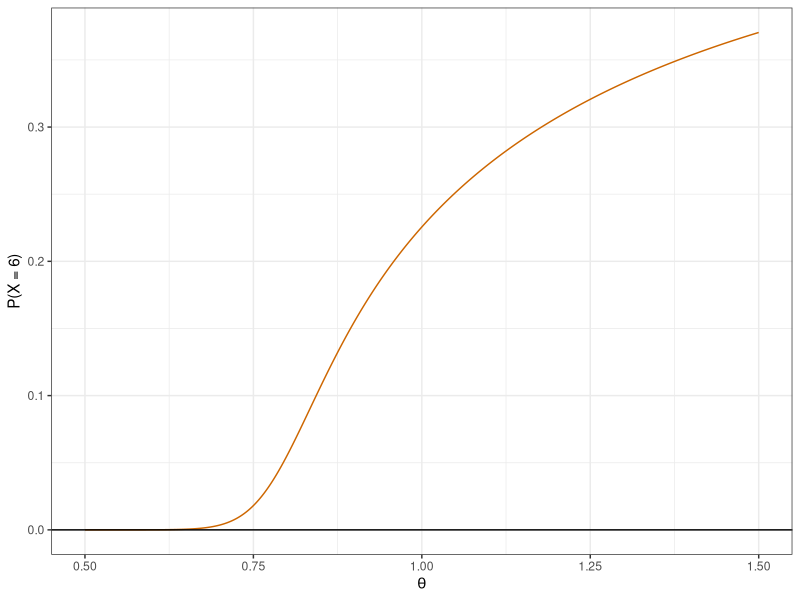
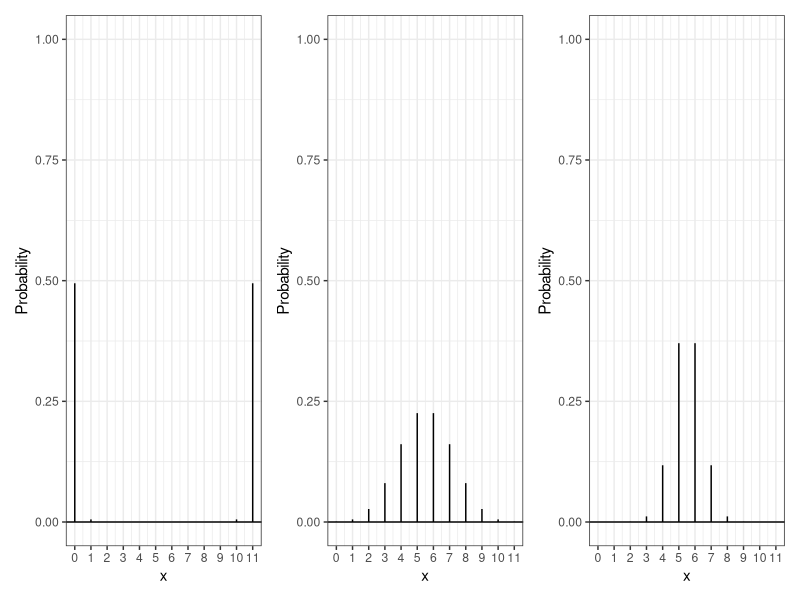

Write the R code that produced these figures, in order.
## ---- chunk 1
#| echo: false

default_chunk_hook  <- knitr::knit_hooks$get("chunk")

latex_font_size <- c("Huge", "huge", "LARGE", "Large", 
                     "large", "normalsize", "small", 
                     "footnotesize", "scriptsize", "tiny")

knitr::knit_hooks$set(chunk = function(x, options) {
  x <- default_chunk_hook(x, options)
  if(options$size %in% latex_font_size) {
    paste0("\n \\", options$size, "\n\n", 
      x, 
      "\n\n \\normalsize"
    )
  } else {
    x
  }
})
## ---- chunk 2
#| label: load-packages
#| include: false
library(tidyverse)
library(patchwork)
## ---- chunk 3
daltbinom <- function(x, size, prob, theta){
  normalizing.constant <- 0
  for(j in 0:size){
    normalizing.constant <- normalizing.constant + 
      choose(size, j) * prob^j * (1-prob)^(size-j) * theta^(j*(size-j))
  }
  # Probability Mass at x=x
  (1/normalizing.constant) *
    choose(size, x) * prob^x * (1-prob)^(size-x) * theta^(x*(size-x)) *
      (x>=0)*(x<=size)
}
## ---- chunk 4
daltbbinom.single <- function(x, size, alpha, beta, theta){
    integrand <- function(p) {
    sapply(p, # integrate will pass in a vector, so we use sapply to apply the following
           function(p_val){
             # f(x|p) * f(p|alpha, beta)
             daltbinom(x, size, p_val, theta) * dbeta(p_val, alpha, beta)
           }
    )
  }
  # Probability Mass at x=x
  # integrate(integrand, lower = 0, upper = 1)$value * (x>=0)*(x<=size)
  # I shrink the bounds below to avoid log(0)=-infinty
  # I use try() to catch when there is an error and avoid crashing
  res <- try(integrate(integrand, lower = 1e-7, upper = 1 - 1e-7)$value * 
                  (x>=0)*(x<=size), 
             silent = TRUE)
  # If there is an error, return a near-zero probability
  if(inherits(res, "try-error")) return(0.1^6)
  
  res
}
# Write a function that works on a vector
daltbbinom <- function(x, size, alpha, beta, theta){
  sapply(X=x, FUN=daltbbinom.single, size=size, alpha=alpha, beta=beta, theta=theta)
}
## ---- chunk 5
theta_seq = seq(0.5, 1.5, length.out=1000)
prob_x6 = rep(NA, length(theta_seq))
for(i in 1:length(theta_seq)){
  prob_x6[i] = daltbinom(x=6, size=11, prob=0.50, theta=theta_seq[i])
}
x6 <- tibble(theta = theta_seq,
            prob  = prob_x6)
ggplot(x6) +
  geom_line(aes(x = theta, y = prob), color = "darkorange3") +
  geom_hline(yintercept = 0) +
  theme_bw() +
  labs(x = expression(theta), y = "P(X = 6)")
  
## ---- chunk 6
ggdat <- tibble(x = 0:11) |>
  mutate(PMF = daltbinom(x,11,0.5,0.5))
PMF.plot.1 <- ggplot() +
  geom_linerange(data = ggdat,
                 aes(x = x, ymin = 0, ymax = PMF)) +
  geom_hline(yintercept = 0) +
  scale_x_continuous("x", breaks = 0:11) +
  ylim(0,1)+
  ylab("Probability") +
  theme_bw()

ggdat <- tibble(x = 0:11) |>
  mutate(PMF = daltbinom(x,11,0.5,1))
PMF.plot.2 <- ggplot() +
  geom_linerange(data = ggdat,
                 aes(x = x, ymin = 0, ymax = PMF)) +
  geom_hline(yintercept = 0) +
  scale_x_continuous("x", breaks = 0:11) +
  ylim(0,1)+
  ylab("Probability") +
  theme_bw()

ggdat <- tibble(x = 0:11) |>
  mutate(PMF = daltbinom(x,11,0.5,1.5))
PMF.plot.3 <- ggplot() +
  geom_linerange(data = ggdat,
                 aes(x = x, ymin = 0, ymax = PMF)) +
  geom_hline(yintercept = 0) +
  scale_x_continuous("x", breaks = 0:11) +
  ylim(0,1)+
  ylab("Probability") +
  theme_bw()

PMF.plot.1 | PMF.plot.2 | PMF.plot.3
